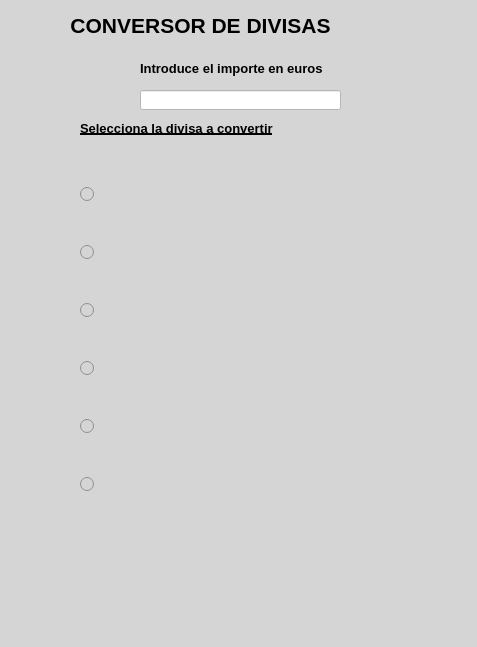
<?xml version="1.0" encoding="UTF-8"?>
<ui version="4.0">
 <class>ConversorDialog</class>
 <widget class="QDialog" name="ConversorDialog">
  <property name="geometry">
   <rect>
    <x>0</x>
    <y>0</y>
    <width>477</width>
    <height>647</height>
   </rect>
  </property>
  <property name="windowTitle">
   <string>Conversor divisas</string>
  </property>
  <property name="styleSheet">
   <string notr="true">background-color: rgb(213, 213, 213);</string>
  </property>
  <widget class="QLabel" name="lbl_titulo">
   <property name="geometry">
    <rect>
     <x>50</x>
     <y>10</y>
     <width>301</width>
     <height>31</height>
    </rect>
   </property>
   <property name="font">
    <font>
     <pointsize>16</pointsize>
     <weight>75</weight>
     <bold>true</bold>
    </font>
   </property>
   <property name="text">
    <string>CONVERSOR DE DIVISAS</string>
   </property>
   <property name="alignment">
    <set>Qt::AlignCenter</set>
   </property>
  </widget>
  <widget class="QLabel" name="lbl_euro">
   <property name="geometry">
    <rect>
     <x>60</x>
     <y>60</y>
     <width>51</width>
     <height>51</height>
    </rect>
   </property>
   <property name="text">
    <string/>
   </property>
   <property name="pixmap">
    <pixmap>banderas/UE2.png</pixmap>
   </property>
   <property name="scaledContents">
    <bool>true</bool>
   </property>
  </widget>
  <widget class="QLineEdit" name="txt_cantidad">
   <property name="geometry">
    <rect>
     <x>140</x>
     <y>90</y>
     <width>201</width>
     <height>20</height>
    </rect>
   </property>
   <property name="font">
    <font>
     <pointsize>10</pointsize>
     <weight>75</weight>
     <bold>true</bold>
    </font>
   </property>
   <property name="styleSheet">
    <string notr="true">background-color: rgb(255, 255, 255);</string>
   </property>
   <property name="alignment">
    <set>Qt::AlignRight|Qt::AlignTrailing|Qt::AlignVCenter</set>
   </property>
  </widget>
  <widget class="QWidget" name="verticalLayoutWidget">
   <property name="geometry">
    <rect>
     <x>80</x>
     <y>150</y>
     <width>121</width>
     <height>381</height>
    </rect>
   </property>
   <layout class="QVBoxLayout" name="vly_rbns">
    <item>
     <widget class="QRadioButton" name="rbn_usa">
      <property name="font">
       <font>
        <pointsize>10</pointsize>
        <weight>75</weight>
        <bold>true</bold>
       </font>
      </property>
      <property name="text">
       <string/>
      </property>
      <property name="icon">
       <iconset>
        <normaloff>banderas/USA.png</normaloff>banderas/USA.png</iconset>
      </property>
      <property name="iconSize">
       <size>
        <width>48</width>
        <height>48</height>
       </size>
      </property>
     </widget>
    </item>
    <item>
     <widget class="QRadioButton" name="rbn_uk">
      <property name="font">
       <font>
        <pointsize>10</pointsize>
        <weight>75</weight>
        <bold>true</bold>
       </font>
      </property>
      <property name="text">
       <string/>
      </property>
      <property name="icon">
       <iconset>
        <normaloff>banderas/UK.png</normaloff>banderas/UK.png</iconset>
      </property>
      <property name="iconSize">
       <size>
        <width>48</width>
        <height>48</height>
       </size>
      </property>
     </widget>
    </item>
    <item>
     <widget class="QRadioButton" name="rbn_jpn">
      <property name="font">
       <font>
        <pointsize>10</pointsize>
        <weight>75</weight>
        <bold>true</bold>
       </font>
      </property>
      <property name="text">
       <string/>
      </property>
      <property name="icon">
       <iconset>
        <normaloff>banderas/JP.png</normaloff>banderas/JP.png</iconset>
      </property>
      <property name="iconSize">
       <size>
        <width>48</width>
        <height>48</height>
       </size>
      </property>
     </widget>
    </item>
    <item>
     <widget class="QRadioButton" name="rbn_china">
      <property name="font">
       <font>
        <pointsize>10</pointsize>
        <weight>75</weight>
        <bold>true</bold>
       </font>
      </property>
      <property name="text">
       <string/>
      </property>
      <property name="icon">
       <iconset>
        <normaloff>banderas/CHN.png</normaloff>banderas/CHN.png</iconset>
      </property>
      <property name="iconSize">
       <size>
        <width>48</width>
        <height>48</height>
       </size>
      </property>
     </widget>
    </item>
    <item>
     <widget class="QRadioButton" name="rbn_rusia">
      <property name="font">
       <font>
        <pointsize>10</pointsize>
        <weight>75</weight>
        <bold>true</bold>
       </font>
      </property>
      <property name="text">
       <string/>
      </property>
      <property name="icon">
       <iconset>
        <normaloff>banderas/RU.png</normaloff>banderas/RU.png</iconset>
      </property>
      <property name="iconSize">
       <size>
        <width>48</width>
        <height>48</height>
       </size>
      </property>
     </widget>
    </item>
    <item>
     <widget class="QRadioButton" name="rbn_brasil">
      <property name="font">
       <font>
        <pointsize>10</pointsize>
        <weight>75</weight>
        <bold>true</bold>
       </font>
      </property>
      <property name="text">
       <string/>
      </property>
      <property name="icon">
       <iconset>
        <normaloff>banderas/BR.png</normaloff>banderas/BR.png</iconset>
      </property>
      <property name="iconSize">
       <size>
        <width>48</width>
        <height>48</height>
       </size>
      </property>
     </widget>
    </item>
   </layout>
  </widget>
  <widget class="QLabel" name="lbl_dolar">
   <property name="geometry">
    <rect>
     <x>210</x>
     <y>170</y>
     <width>251</width>
     <height>16</height>
    </rect>
   </property>
   <property name="font">
    <font>
     <pointsize>11</pointsize>
     <weight>75</weight>
     <bold>true</bold>
    </font>
   </property>
   <property name="text">
    <string/>
   </property>
  </widget>
  <widget class="QLabel" name="lbl_libra">
   <property name="geometry">
    <rect>
     <x>210</x>
     <y>240</y>
     <width>251</width>
     <height>16</height>
    </rect>
   </property>
   <property name="font">
    <font>
     <pointsize>11</pointsize>
     <weight>75</weight>
     <bold>true</bold>
    </font>
   </property>
   <property name="text">
    <string/>
   </property>
  </widget>
  <widget class="QLabel" name="lbl_yen">
   <property name="geometry">
    <rect>
     <x>210</x>
     <y>300</y>
     <width>251</width>
     <height>16</height>
    </rect>
   </property>
   <property name="font">
    <font>
     <pointsize>11</pointsize>
     <weight>75</weight>
     <bold>true</bold>
    </font>
   </property>
   <property name="text">
    <string/>
   </property>
  </widget>
  <widget class="QLabel" name="lbl_yuan">
   <property name="geometry">
    <rect>
     <x>210</x>
     <y>360</y>
     <width>251</width>
     <height>16</height>
    </rect>
   </property>
   <property name="font">
    <font>
     <pointsize>11</pointsize>
     <weight>75</weight>
     <bold>true</bold>
    </font>
   </property>
   <property name="text">
    <string/>
   </property>
  </widget>
  <widget class="QLabel" name="lbl_rublo">
   <property name="geometry">
    <rect>
     <x>210</x>
     <y>420</y>
     <width>251</width>
     <height>16</height>
    </rect>
   </property>
   <property name="font">
    <font>
     <pointsize>11</pointsize>
     <weight>75</weight>
     <bold>true</bold>
    </font>
   </property>
   <property name="text">
    <string/>
   </property>
  </widget>
  <widget class="QLabel" name="lbl_real">
   <property name="geometry">
    <rect>
     <x>210</x>
     <y>490</y>
     <width>251</width>
     <height>16</height>
    </rect>
   </property>
   <property name="font">
    <font>
     <pointsize>11</pointsize>
     <weight>75</weight>
     <bold>true</bold>
    </font>
   </property>
   <property name="text">
    <string/>
   </property>
  </widget>
  <widget class="QPushButton" name="btn_reset">
   <property name="enabled">
    <bool>true</bool>
   </property>
   <property name="geometry">
    <rect>
     <x>190</x>
     <y>540</y>
     <width>90</width>
     <height>90</height>
    </rect>
   </property>
   <property name="cursor">
    <cursorShape>PointingHandCursor</cursorShape>
   </property>
   <property name="styleSheet">
    <string notr="true">border-color: rgb(213, 213, 213);
background-color: rgb(213, 213, 213);</string>
   </property>
   <property name="text">
    <string/>
   </property>
   <property name="icon">
    <iconset>
     <normaloff>banderas/reset.png</normaloff>banderas/reset.png</iconset>
   </property>
   <property name="iconSize">
    <size>
     <width>128</width>
     <height>128</height>
    </size>
   </property>
   <property name="autoDefault">
    <bool>false</bool>
   </property>
   <property name="flat">
    <bool>true</bool>
   </property>
  </widget>
  <widget class="QLabel" name="lbl_introduce_euros">
   <property name="geometry">
    <rect>
     <x>140</x>
     <y>60</y>
     <width>201</width>
     <height>16</height>
    </rect>
   </property>
   <property name="font">
    <font>
     <pointsize>10</pointsize>
     <weight>75</weight>
     <bold>true</bold>
    </font>
   </property>
   <property name="text">
    <string>Introduce el importe en euros</string>
   </property>
  </widget>
  <widget class="QLabel" name="lbl_selecciona_divisa">
   <property name="geometry">
    <rect>
     <x>80</x>
     <y>120</y>
     <width>211</width>
     <height>16</height>
    </rect>
   </property>
   <property name="font">
    <font>
     <pointsize>10</pointsize>
     <weight>75</weight>
     <bold>true</bold>
     <underline>true</underline>
    </font>
   </property>
   <property name="text">
    <string>Selecciona la divisa a convertir</string>
   </property>
  </widget>
 </widget>
 <resources/>
 <connections>
  <connection>
   <sender>btn_reset</sender>
   <signal>clicked()</signal>
   <receiver>txt_cantidad</receiver>
   <slot>clear()</slot>
   <hints>
    <hint type="sourcelabel">
     <x>211</x>
     <y>560</y>
    </hint>
    <hint type="destinationlabel">
     <x>218</x>
     <y>93</y>
    </hint>
   </hints>
  </connection>
  <connection>
   <sender>btn_reset</sender>
   <signal>clicked()</signal>
   <receiver>lbl_dolar</receiver>
   <slot>clear()</slot>
   <hints>
    <hint type="sourcelabel">
     <x>242</x>
     <y>565</y>
    </hint>
    <hint type="destinationlabel">
     <x>239</x>
     <y>174</y>
    </hint>
   </hints>
  </connection>
  <connection>
   <sender>btn_reset</sender>
   <signal>clicked()</signal>
   <receiver>lbl_libra</receiver>
   <slot>clear()</slot>
   <hints>
    <hint type="sourcelabel">
     <x>259</x>
     <y>564</y>
    </hint>
    <hint type="destinationlabel">
     <x>255</x>
     <y>245</y>
    </hint>
   </hints>
  </connection>
  <connection>
   <sender>btn_reset</sender>
   <signal>clicked()</signal>
   <receiver>lbl_yen</receiver>
   <slot>clear()</slot>
   <hints>
    <hint type="sourcelabel">
     <x>269</x>
     <y>563</y>
    </hint>
    <hint type="destinationlabel">
     <x>267</x>
     <y>306</y>
    </hint>
   </hints>
  </connection>
  <connection>
   <sender>btn_reset</sender>
   <signal>clicked()</signal>
   <receiver>lbl_yuan</receiver>
   <slot>clear()</slot>
   <hints>
    <hint type="sourcelabel">
     <x>258</x>
     <y>595</y>
    </hint>
    <hint type="destinationlabel">
     <x>279</x>
     <y>369</y>
    </hint>
   </hints>
  </connection>
  <connection>
   <sender>btn_reset</sender>
   <signal>clicked()</signal>
   <receiver>lbl_rublo</receiver>
   <slot>clear()</slot>
   <hints>
    <hint type="sourcelabel">
     <x>201</x>
     <y>575</y>
    </hint>
    <hint type="destinationlabel">
     <x>234</x>
     <y>427</y>
    </hint>
   </hints>
  </connection>
  <connection>
   <sender>btn_reset</sender>
   <signal>clicked()</signal>
   <receiver>lbl_real</receiver>
   <slot>clear()</slot>
   <hints>
    <hint type="sourcelabel">
     <x>226</x>
     <y>597</y>
    </hint>
    <hint type="destinationlabel">
     <x>235</x>
     <y>498</y>
    </hint>
   </hints>
  </connection>
 </connections>
</ui>
